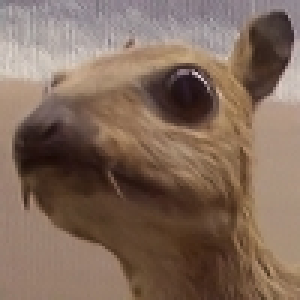
#> input picture data/example_image.png, 100 x 100 px (shown 3 times larger)
$ jupyter execute CSME2-WS21-BPA2-CNN_with_NumPy.ipynb
#> lines starting #> are read from the running program, lines starting #| are printed output that depends on the picture
# CSME2 Bonus Point Assignment II Parts 1 and 2
<div style="text-align: right;font-size: 0.8em">Document Version 2.0.0, released 2022-01-29</div>
For task instructions, refer to the assignment PDF.

* The parts of the code you are to implement are indicated via `# FILL HERE` comments.
* Some cells create export file in the `outputs/` folder. _Include whole `outputs/` folder in your submission_.
* Make sure you restart the notebook's kernel and run everything in one go before submission
* DO NOT CLEAR THE OUTPUT of the notebook you are submitting.

[cell 1]
import numpy as np
import matplotlib.pyplot as plt
import matplotlib.image as mpimg
from pathlib import Path

ROOT = Path('.')
DATA = ROOT / 'data'
EXAMPLE_IMAGE = DATA / 'example_image.png'
OUTPUT = ROOT / 'output'

OUTPUT.mkdir(exist_ok=True)

seed = 42

## Padding

[cell 2]
def add_padding(image, P):

    ##### FILL HERE #####
    #### Question 1.1 ###
    padding_image = image
    B,h,w,F = image.shape
    padded_image = np.array([])
    for n in range(B):
        temp_image  = np.vstack((np.zeros((P,w,F)),padding_image[n],np.zeros((P,w,F))))
        temp_image = np.hstack((np.zeros((2*P+h,P,F)),temp_image,np.zeros((2*P+h,P,F))))
        padded_image = np.append(padded_image,temp_image)
    #####################
    padded_image = padded_image.reshape((B,h+2*P,w+2*P,F))
    return padded_image

## Convolve

[cell 3]
def convolve(kernels, images, S):
    batch_size, h_in, w_in, F_in = images.shape
    F_out = kernels.shape[3]
    K = kernels.shape[0]
    assert F_in == kernels.shape[2], f'Size mismatch: images and kernels have different number of input filters ({F_in} != {kernels.shape[2]})'
    assert kernels.shape[0] == kernels.shape[1], 'Nonsquare kernel'

    h_out = (h_in - K) / S + 1
    w_out = (w_in - K) / S + 1

    assert int(h_out) == h_out and int(w_out) == w_out, 'Incompatible dimensions'
    h_out = int(h_out)
    w_out = int(w_out)

    ##### FILL HERE #####
    #### Question 1.2 ###
    out = np.zeros((batch_size,h_out,w_out,F_out))
    for n in range(batch_size):
        for p in range(h_out):
            for q in range(w_out):
                for i in range(K):
                    for j in range(K):
                        out[n,p,q] += images[n,p*S+i,q*S+j]@kernels[i,j]
    #####################
    return out

## Filter Example

[cell 4]
def filter_example():
    example_img = mpimg.imread(EXAMPLE_IMAGE)
#> example_img is the input picture: shape (100, 100, 3) float32; mean R, G, B 0.507, 0.416, 0.358
    plt.imshow(example_img)
    plt.title('Example Image')

    # Add a batch dimension to match with our requirements
    example_img = example_img[np.newaxis, :, :, :]

    ##### FILL HERE #####
    #### Question 1.3 ###
    filtered_images = np.zeros((6, *example_img.shape[1:]), dtype=float)
    ######################
    images = add_padding(example_img,1)
#> the loop in add_padding, `for n in range(B):` made 1 pass
#> pass 1, in add_padding, `temp_image  = np.vstack((np.zeros((P,w,F)),padding_image[n],np.zeros((..`:
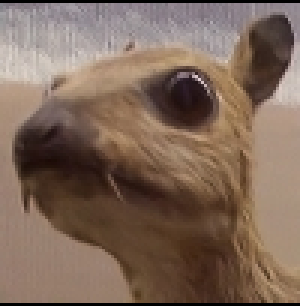
#> temp_image: shape (102, 100, 3) float64 (shown 3 times larger); mean of channels 0, 1, 2 0.497, 0.408, 0.351; drawn as R, G, B
#> pass 1, in add_padding, `temp_image = np.hstack((np.zeros((2*P+h,P,F)),temp_image,np.zeros((2*P..`:
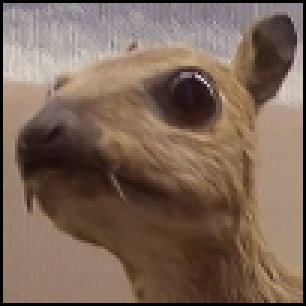
#> temp_image: shape (102, 102, 3) float64 (shown 3 times larger); mean of channels 0, 1, 2 0.487, 0.4, 0.344; drawn as R, G, B
    kernel = np.zeros((6,3,3))
    kernel[0] = np.array([[0,0,0],[0,1,0],[0,0,0]])
    kernel[1] = np.array([[0,-1,0],[-1,5,-1],[0,-1,0]])
    kernel[2] = np.array([[1,0,-1],[0,0,0],[-1,0,1]])
    kernel[3] = np.array([[0,1,0],[1,-4,1],[0,1,0]])
    kernel[4] = np.array([[-1,-1,-1],[-1,8,-1],[-1,-1,-1]])
    kernel[5] = np.array([[1,2,1],[2,4,2],[1,2,1]])/16
    kernels  = np.zeros((6,3,3,3,3))
    for n in range(6):
        for i in range(3):
            for j in range(3):
                kernels[n,i,j] = np.eye(3,3)*kernel[n][i,j]
    for i in range(6):
        filtered_images[i] = convolve(kernels[i],images,1)

    # You may need to re-order this list to have the correct titles
    names = ['Identity', 'Sharpening', 'Edge detection 1', 'Edge detection 2', 'Edge detection 3', 'Gaussian blur 3x3']
    fig, axs = plt.subplots(2, 3, figsize=(30,30))

    for b in range(filtered_images.shape[0]):
        i = b // 3
        j = b % 3
        axs[i, j].imshow(filtered_images[b, :, :, :])
        axs[i, j].set_title(names[b])


filter_example()
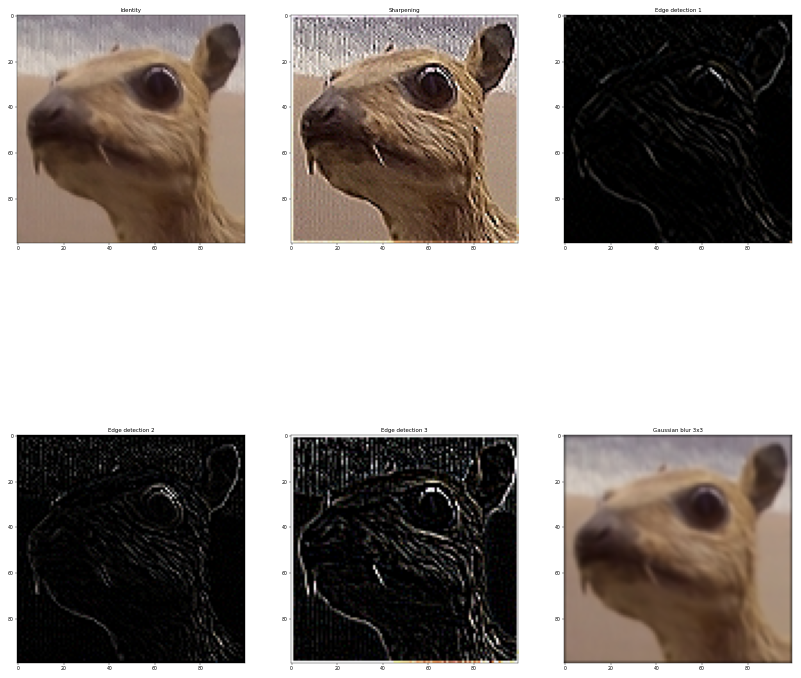
#> figure drawn by matplotlib, 6 panels
